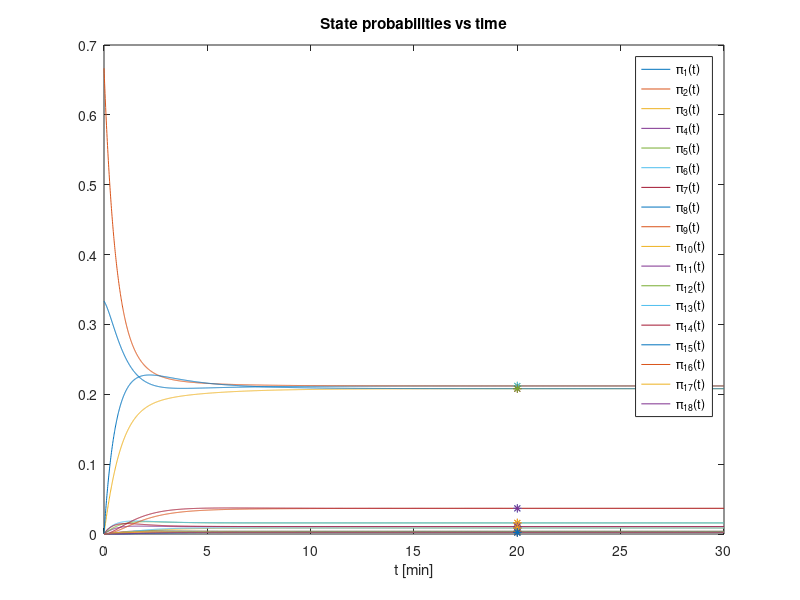

MATLAB code to generate this figure:
clear all % clears variables and functions from memory
close all % closes all open figures
clc % cleares the command window

% Parameters
% Poisson process with average 
% lap finish car 1 average
car1_lap_time = 1.5; %minutes
% lap finish car 2 average 
car2_lap_time = 1.5; %minutes
% pit finish average
pit_time = 0.4 %minutes
% need to pit for car 1 average
car1_pit_time = 15 %minutes
% need to pit for car 2 average
car2_pit_time = 15 %minutes

lambda_1 = 1/car1_lap_time; % [laps/min]
lambda_2 = 1/car2_lap_time; % [laps/min]
sigma = 1/pit_time; % [finish/min]
mu_1 = 1/car1_pit_time; % [pit_needed/min]
mu_2 = 1/car2_pit_time; % [pit_needed/min]
p = 1/3; %probability of car 1 starting ahead
pi0 = [ p (1-p) 0 0 0 0 0 0 0 0 0 0 0 0 0 0 0 0 ];
tstar = 20; % time of interest

% Transition rate matrix
Q = [-(lambda_1+lambda_2+mu_1+mu_2)	lambda_2	lambda_1	mu_1	mu_2	0	0	0	0	0	0	0	0	0	0	0	0	0;
     lambda_1	-(lambda_1+lambda_2+mu_1+mu_2)	0	0	0	mu_1	mu_2	lambda_2	0	0	0	0	0	0	0	0	0	0;
     lambda_2	0	-(lambda_2+mu_2)	0	0	0	0	0	mu_2	0	0	0	0	0	0	0	0	0;
     0	0	0	-(lambda_1+lambda_2)	0	lambda_2	0	0	0	0	0	0	0	0	0	lambda_1	0	0;
     0	0	0	0	-(lambda_1+lambda_2)	0	0	0	lambda_1	0	0	lambda_2	0	0	0	0	0	0;
     0	0	0	0	0	-(lambda_1+lambda_2)	0	0	0	0	lambda_1	0	0	lambda_2	0	0	0	0;
     0	0	0	0	lambda_1	0	-(lambda_1+lambda_2)	0	0	0	0	0	0	0	0	0	lambda_2	0;
     0	lambda_1	0	0	0	0	0	-(lambda_1+mu_1)	0	0	0	0	0	mu_1	0	0	0	0;
     0	0	0	0	0	0	0	0	-lambda_2	lambda_2	0	0	0	0	0	0	0	0;
     sigma	0	0	0	0	0	0	0	0	-(sigma+lambda_1)	0	0	0	0	lambda_1	0	0	0;
     sigma	0	0	0	0	0	0	0	0	0	-(sigma+lambda_2)	0	lambda_2	0	0	0	0	0;
     0	sigma	0	0	0	0	0	0	0	lambda_1	0	-(sigma+lambda_1)	0	0	0	0	0	0;
     0	sigma	0	0	0	0	0	0	0	0	0	0	-(sigma+lambda_2)	0	0	0	0	lambda_2;
     0	0	0	0	0	0	0	0	0	0	0	0	lambda_1	-lambda_1	0	0	0	0;
     0	0	sigma	0	0	0	0	0	0	0	0	0	0	0	-sigma	0	0	0;
     0	0	sigma	0	0	0	0	0	0	0	lambda_2	0	0	0	0	-(sigma+lambda_2)	0	0;
     0	0	0	0	0	0	0	sigma	0	0	0	lambda_1	0	0	0	0	-(sigma+lambda_1)	0;
     0	0	0	0	0	0	0	sigma	0	0	0	0	0	0	0	0	0	-sigma];

% State probabilities at time tstar
pi_tstar = pi0*expm(Q*tstar)
sum(pi_tstar)
% Plot of state probabilities vs time
T = 0:0.01:30;
PI = [];
for t = T
    PI = [ PI ; pi0*expm(Q*t) ];
end
figure
plot(T,PI,tstar,pi_tstar,'*')
title('State probabilities vs time')
xlabel('t [min]')
legend('\pi_1(t)','\pi_2(t)','\pi_3(t)','\pi_4(t)','\pi_5(t)',...
    '\pi_6(t)', '\pi_7(t)', '\pi_8(t)', '\pi_9(t)','\pi_1_0(t)',...
    '\pi_1_1(t)','\pi_1_2(t)','\pi_1_3(t)','\pi_1_4(t)','\pi_1_5(t)',...
    '\pi_1_6(t)','\pi_1_7(t)', '\pi_1_8(t)')